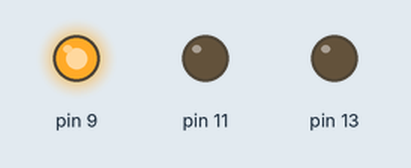
Simulated run of this sketch. Board: Arduino Uno, built with avr-gcc and run on an emulated ATmega328P. On the bench: output pins drawn as LEDs (lit = HIGH).

Above: at 0.5 s.
At 1.5 s:
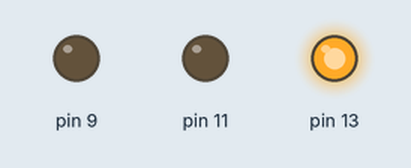
At 2.5 s:
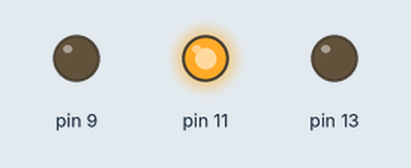
At 3.5 s:
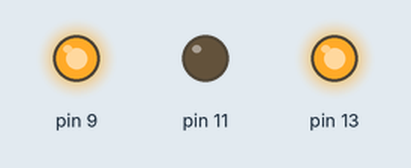
At 4.5 s:
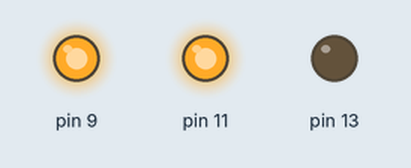
Timing chart, 0 to 6.5 s (numbered marks = the images above):
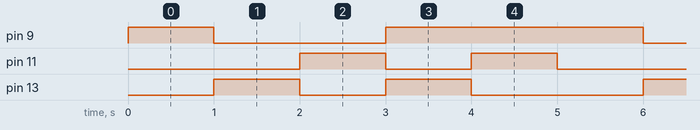

Measured:
- by itself, pin 9: repeats every 5.0 s: LOW 2.0 s, HIGH 3.0 s
- by itself, pin 11, pin 13: repeats every 5.0 s: LOW 1.0 s, HIGH 1.0 s, LOW 2.0 s, HIGH 1.0 s
- by itself, everything shown: repeats every 5.0 s, in 6 steps

The sketch:

practiceRGBLED.ino
```cpp
void setup()
{
  pinMode(9, OUTPUT);
  pinMode(13, OUTPUT);
  pinMode(11, OUTPUT);

}

void loop()
{
  digitalWrite(9, HIGH);
  delay(1000);
  digitalWrite(9, LOW);
  digitalWrite(13, HIGH);
  delay(1000);
  digitalWrite(13, LOW);
  digitalWrite(11, HIGH);
  delay(1000);
  digitalWrite(11, LOW);
  digitalWrite(9, HIGH);
  digitalWrite(13, HIGH);
  delay(1000);
  digitalWrite(9, LOW);
  digitalWrite(13, LOW);

  digitalWrite(11, HIGH);
  digitalWrite(9, HIGH);
  delay(1000);
  digitalWrite(11, LOW);
  digitalWrite(9, LOW);

}
```
